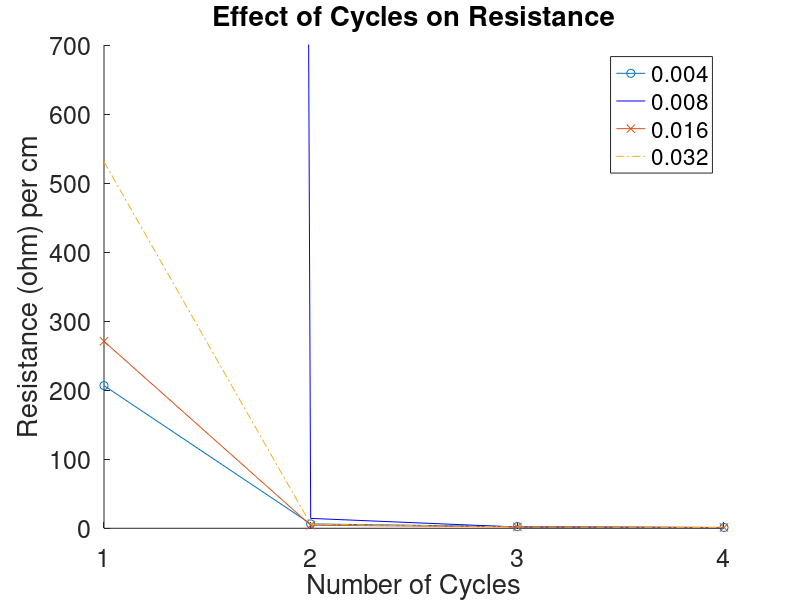

The MATLAB script that drew this image:
x = 1:4;
y1 = [206.67 6.33 2.39 1.14];
c1 = ones(1,4)./y1;
err1 =[259.27,1.15,0.28,0.14];

y2 = [700*100 14.33 1.81 0.92];
c2 = ones(1,4)./y2;
err2 =[nan , 19.21 ,1.13,0.04];

y3 = [270.84 4.41 2.01 1.24];
c3 = ones(1,4)./y3;
err3 =[285.83,1.05,0.36,0.29];

y4 = [531.00 5.98 1.94 1.16];
c4 = ones(1,4)./y4;
err4 =[544.98,1.28,0.28,0.13];




hold on;

%conductivity plot
% plot(x,c1,'-o');
% plot(x,c2,'-b');
% plot(x,c3,'-x');
% plot(x,c4,'-.');

%resistance plot
plot(x,y1,'-o');
plot(x,y2,'-b');
plot(x,y3,'-x');
plot(x,y4,'-.');

a = axis;
axis([1 4 0 700]);
set(gca, 'XTick', 0:4);

xlabel('Number of Cycles','Fontsize',24);
ylabel('Resistance (ohm) per cm','Fontsize',24);
title('Effect of Cycles on Resistance','Fontsize',24);
legend('0.004', '0.008', '0.016', '0.032');
set(gca,'Fontsize',18);
grid off;
